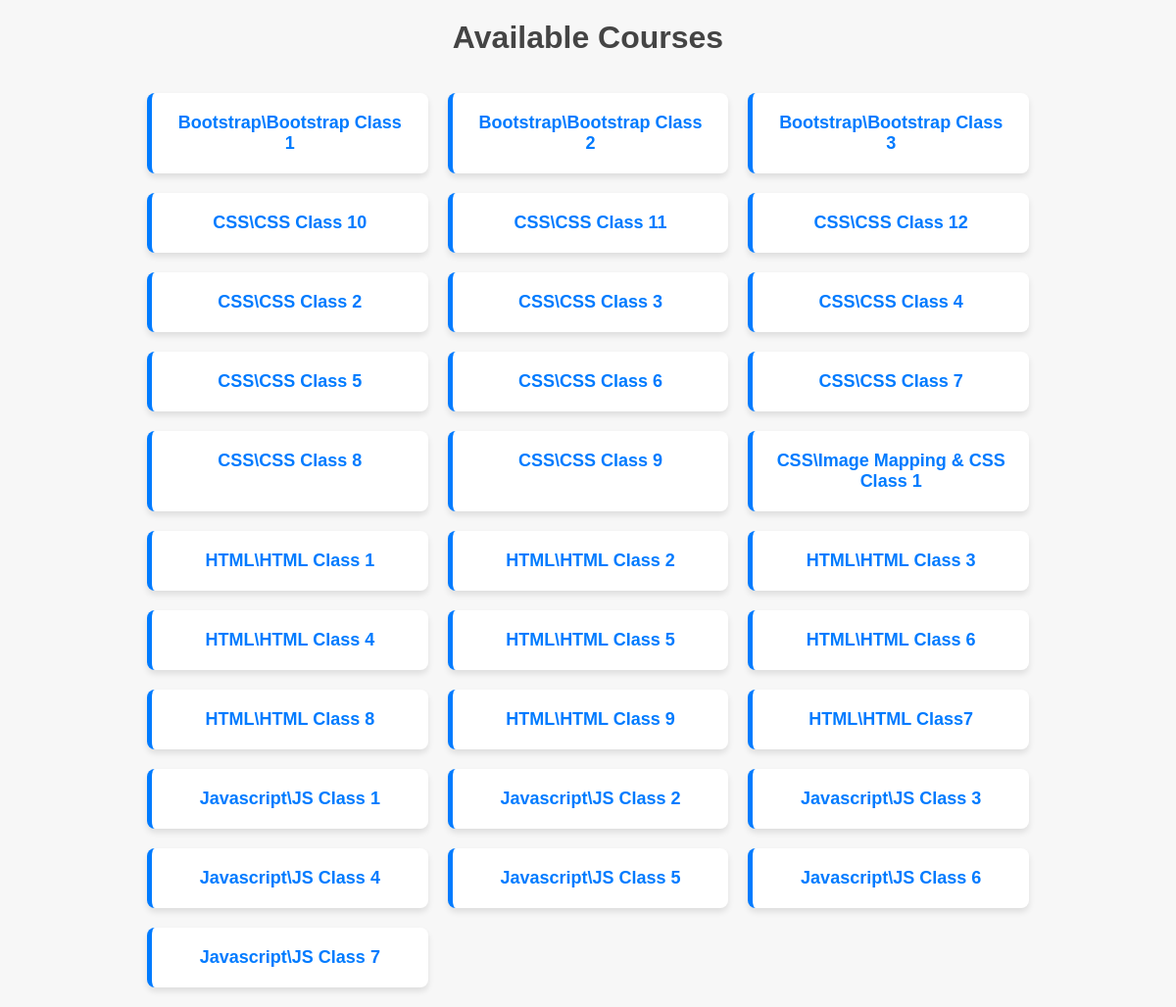
The page / on the database its author committed.
### courses/models.py (models this page shows, shortened)
class Tutorial(models.Model):
    title = models.CharField(max_length=255)
    description = models.TextField(blank=True)
    folder_path = models.CharField(max_length=1024)  # Store the folder path of the video
    file_path = models.CharField(max_length=1024)  # Store the file path of the video

### courses/views.py (the view)
# urls.py: path('', views.folder_list, name='folder_list'),
def folder_list(request):
    folders = Tutorial.objects.values('folder_path').distinct()
    return render(request, 'courses/folder_list.html', {'folders': folders})

### courses/templates/courses/folder_list.html (shortened to what this page needs)
<h1>Available Courses</h1><br>
<ul>
    {% for folder in folders %}
        <li class="folder-card">
            <a href="{% url 'tutorial_list' folder.folder_path %}">{{ folder.folder_path }}</a>
        </li>
    {% endfor %}
</ul>

### courses/templates/courses/folder_list.html (style rules this page uses)
h1 { color: #444; text-align: center; font-size: 32px; margin-bottom: 20px; }
ul { list-style-type: none; padding: 0; max-width: 900px; margin: 0 auto; display: grid; grid-template-columns: repeat(auto-fit, minmax(250px, 1fr)); gap: 20px; }
ul li.folder-card { background-color: #ffffff; border-radius: 8px; box-shadow: 0 4px 6px rgba(0, 0, 0, 0.1); padding: 20px; transition: transform 0.2s ease-in-out, box-shadow 0.2s ease-in-out; border-left: 5px solid #007BFF; }
ul li a { text-decoration: none; color: #007BFF; font-size: 18px; font-weight: bold; transition: color 0.3s; display: block; text-align: center; }

### rows shown on the page
Tutorial: folder_path "Bootstrap\\Bootstrap Class 1"
Tutorial: folder_path "Bootstrap\\Bootstrap Class 2"
Tutorial: folder_path "Bootstrap\\Bootstrap Class 3"
Tutorial: folder_path "CSS\\CSS Class 10"
Tutorial: folder_path "CSS\\CSS Class 11"
Tutorial: folder_path "CSS\\CSS Class 12"
Tutorial: folder_path "CSS\\CSS Class 2"
Tutorial: folder_path "CSS\\CSS Class 3"
Tutorial: folder_path "CSS\\CSS Class 4"
Tutorial: folder_path "CSS\\CSS Class 5"
Tutorial: folder_path "CSS\\CSS Class 6"
Tutorial: folder_path "CSS\\CSS Class 7"
Tutorial: folder_path "CSS\\CSS Class 8"
Tutorial: folder_path "CSS\\CSS Class 9"
Tutorial: folder_path "CSS\\Image Mapping & CSS Class 1"
Tutorial: folder_path "HTML\\HTML Class 1"
Tutorial: folder_path "HTML\\HTML Class 2"
Tutorial: folder_path "HTML\\HTML Class 3"
Tutorial: folder_path "HTML\\HTML Class 4"
Tutorial: folder_path "HTML\\HTML Class 5"
Tutorial: folder_path "HTML\\HTML Class 6"
Tutorial: folder_path "HTML\\HTML Class 8"
Tutorial: folder_path "HTML\\HTML Class 9"
Tutorial: folder_path "HTML\\HTML Class7"
Tutorial: folder_path "Javascript\\JS Class 1"
Tutorial: folder_path "Javascript\\JS Class 2"
Tutorial: folder_path "Javascript\\JS Class 3"
Tutorial: folder_path "Javascript\\JS Class 4"
Tutorial: folder_path "Javascript\\JS Class 5"
Tutorial: folder_path "Javascript\\JS Class 6"
Tutorial: folder_path "Javascript\\JS Class 7"
